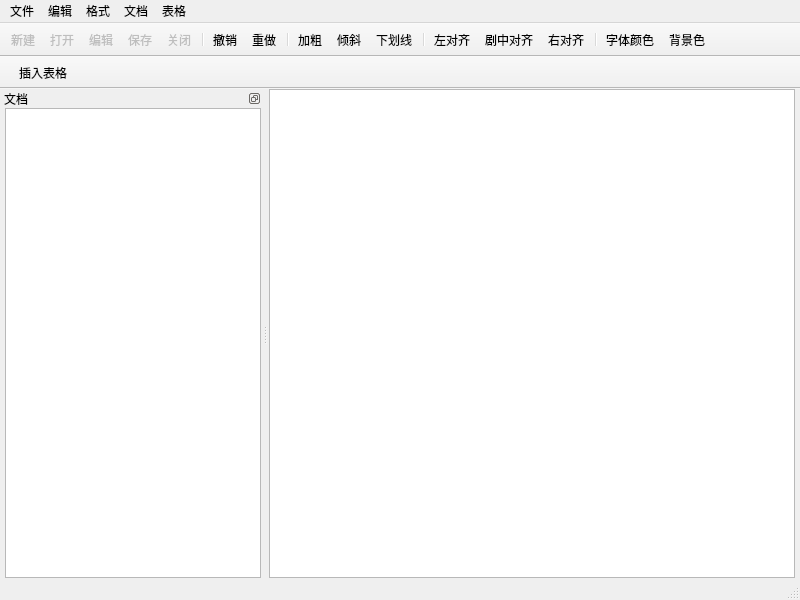
<?xml version="1.0" encoding="UTF-8"?>
<ui version="4.0">
 <class>MainWindow</class>
 <widget class="QMainWindow" name="MainWindow">
  <property name="geometry">
   <rect>
    <x>0</x>
    <y>0</y>
    <width>800</width>
    <height>600</height>
   </rect>
  </property>
  <property name="minimumSize">
   <size>
    <width>640</width>
    <height>480</height>
   </size>
  </property>
  <property name="contextMenuPolicy">
   <enum>Qt::NoContextMenu</enum>
  </property>
  <property name="windowTitle">
   <string>异类人文档管理器</string>
  </property>
  <property name="windowIcon">
   <iconset resource="images.qrc">
    <normaloff>:/images/icos/app.png</normaloff>:/images/icos/app.png</iconset>
  </property>
  <widget class="QWidget" name="centralWidget">
   <property name="sizePolicy">
    <sizepolicy hsizetype="Preferred" vsizetype="Preferred">
     <horstretch>0</horstretch>
     <verstretch>0</verstretch>
    </sizepolicy>
   </property>
   <layout class="QVBoxLayout" name="verticalLayout" stretch="0">
    <property name="spacing">
     <number>2</number>
    </property>
    <property name="leftMargin">
     <number>1</number>
    </property>
    <property name="topMargin">
     <number>0</number>
    </property>
    <property name="rightMargin">
     <number>5</number>
    </property>
    <property name="bottomMargin">
     <number>0</number>
    </property>
    <item>
     <widget class="YRichEditor" name="yRichEditor">
      <property name="minimumSize">
       <size>
        <width>500</width>
        <height>0</height>
       </size>
      </property>
      <property name="contextMenuPolicy">
       <enum>Qt::DefaultContextMenu</enum>
      </property>
      <property name="readOnly">
       <bool>true</bool>
      </property>
     </widget>
    </item>
   </layout>
  </widget>
  <widget class="QMenuBar" name="menuBar">
   <property name="geometry">
    <rect>
     <x>0</x>
     <y>0</y>
     <width>800</width>
     <height>23</height>
    </rect>
   </property>
   <widget class="QMenu" name="menu">
    <property name="title">
     <string>文件</string>
    </property>
    <addaction name="newDocAction"/>
    <addaction name="openDocAction"/>
    <addaction name="editDocAction"/>
    <addaction name="saveDocAction"/>
    <addaction name="closeDocAction"/>
    <addaction name="separator"/>
    <addaction name="exitAction"/>
   </widget>
   <widget class="QMenu" name="menu_2">
    <property name="title">
     <string>格式</string>
    </property>
    <addaction name="setBoldAction"/>
    <addaction name="setItalicAction"/>
    <addaction name="setUnderlineAction"/>
    <addaction name="separator"/>
    <addaction name="setTextLeftAction"/>
    <addaction name="setTextCenterAction"/>
    <addaction name="setTextRightAction"/>
   </widget>
   <widget class="QMenu" name="menu_3">
    <property name="title">
     <string>编辑</string>
    </property>
    <addaction name="undoAction"/>
    <addaction name="redoAction"/>
   </widget>
   <widget class="QMenu" name="menu_4">
    <property name="title">
     <string>文档</string>
    </property>
    <addaction name="fontColorAction"/>
    <addaction name="backgroundColorAction"/>
    <addaction name="separator"/>
    <addaction name="insertImageAction"/>
   </widget>
   <widget class="QMenu" name="menu_5">
    <property name="title">
     <string>表格</string>
    </property>
    <addaction name="insertTableAction"/>
   </widget>
   <addaction name="menu"/>
   <addaction name="menu_3"/>
   <addaction name="menu_2"/>
   <addaction name="menu_4"/>
   <addaction name="menu_5"/>
  </widget>
  <widget class="QToolBar" name="mainToolBar">
   <property name="enabled">
    <bool>true</bool>
   </property>
   <property name="contextMenuPolicy">
    <enum>Qt::NoContextMenu</enum>
   </property>
   <property name="movable">
    <bool>false</bool>
   </property>
   <property name="allowedAreas">
    <set>Qt::TopToolBarArea</set>
   </property>
   <property name="floatable">
    <bool>false</bool>
   </property>
   <attribute name="toolBarArea">
    <enum>TopToolBarArea</enum>
   </attribute>
   <attribute name="toolBarBreak">
    <bool>false</bool>
   </attribute>
   <addaction name="newDocAction"/>
   <addaction name="openDocAction"/>
   <addaction name="editDocAction"/>
   <addaction name="saveDocAction"/>
   <addaction name="closeDocAction"/>
   <addaction name="separator"/>
   <addaction name="undoAction"/>
   <addaction name="redoAction"/>
   <addaction name="separator"/>
   <addaction name="setBoldAction"/>
   <addaction name="setItalicAction"/>
   <addaction name="setUnderlineAction"/>
   <addaction name="separator"/>
   <addaction name="setTextLeftAction"/>
   <addaction name="setTextCenterAction"/>
   <addaction name="setTextRightAction"/>
   <addaction name="separator"/>
   <addaction name="fontColorAction"/>
   <addaction name="backgroundColorAction"/>
  </widget>
  <widget class="QStatusBar" name="statusBar">
   <property name="contextMenuPolicy">
    <enum>Qt::NoContextMenu</enum>
   </property>
  </widget>
  <widget class="QDockWidget" name="dockWidget">
   <property name="minimumSize">
    <size>
     <width>200</width>
     <height>147</height>
    </size>
   </property>
   <property name="sizeIncrement">
    <size>
     <width>0</width>
     <height>0</height>
    </size>
   </property>
   <property name="mouseTracking">
    <bool>true</bool>
   </property>
   <property name="focusPolicy">
    <enum>Qt::NoFocus</enum>
   </property>
   <property name="contextMenuPolicy">
    <enum>Qt::NoContextMenu</enum>
   </property>
   <property name="acceptDrops">
    <bool>false</bool>
   </property>
   <property name="autoFillBackground">
    <bool>false</bool>
   </property>
   <property name="features">
    <set>QDockWidget::DockWidgetFloatable</set>
   </property>
   <property name="allowedAreas">
    <set>Qt::LeftDockWidgetArea</set>
   </property>
   <property name="windowTitle">
    <string>文档</string>
   </property>
   <attribute name="dockWidgetArea">
    <number>1</number>
   </attribute>
   <widget class="QWidget" name="dockWidgetContents">
    <layout class="QGridLayout" name="gridLayout">
     <property name="leftMargin">
      <number>5</number>
     </property>
     <property name="topMargin">
      <number>0</number>
     </property>
     <property name="rightMargin">
      <number>1</number>
     </property>
     <property name="bottomMargin">
      <number>0</number>
     </property>
     <property name="spacing">
      <number>2</number>
     </property>
     <item row="0" column="0">
      <widget class="QTreeWidget" name="treeWidget">
       <property name="contextMenuPolicy">
        <enum>Qt::NoContextMenu</enum>
       </property>
       <attribute name="headerVisible">
        <bool>false</bool>
       </attribute>
       <column>
        <property name="text">
         <string notr="true">1</string>
        </property>
       </column>
      </widget>
     </item>
    </layout>
   </widget>
  </widget>
  <widget class="QToolBar" name="toolBar">
   <property name="minimumSize">
    <size>
     <width>0</width>
     <height>0</height>
    </size>
   </property>
   <property name="contextMenuPolicy">
    <enum>Qt::NoContextMenu</enum>
   </property>
   <property name="windowTitle">
    <string>toolBar</string>
   </property>
   <property name="movable">
    <bool>false</bool>
   </property>
   <attribute name="toolBarArea">
    <enum>TopToolBarArea</enum>
   </attribute>
   <attribute name="toolBarBreak">
    <bool>true</bool>
   </attribute>
  </widget>
  <widget class="QToolBar" name="toolBar_2">
   <property name="contextMenuPolicy">
    <enum>Qt::NoContextMenu</enum>
   </property>
   <property name="windowTitle">
    <string>toolBar_2</string>
   </property>
   <property name="movable">
    <bool>false</bool>
   </property>
   <attribute name="toolBarArea">
    <enum>TopToolBarArea</enum>
   </attribute>
   <attribute name="toolBarBreak">
    <bool>false</bool>
   </attribute>
   <addaction name="insertTableAction"/>
  </widget>
  <action name="newDocAction">
   <property name="enabled">
    <bool>false</bool>
   </property>
   <property name="icon">
    <iconset resource="images.qrc">
     <normaloff>:/images/menu/file/new.png</normaloff>:/images/menu/file/new.png</iconset>
   </property>
   <property name="text">
    <string>新建</string>
   </property>
   <property name="toolTip">
    <string>新建文档或目录</string>
   </property>
  </action>
  <action name="openDocAction">
   <property name="enabled">
    <bool>false</bool>
   </property>
   <property name="icon">
    <iconset resource="images.qrc">
     <normaloff>:/images/menu/file/open.png</normaloff>:/images/menu/file/open.png</iconset>
   </property>
   <property name="text">
    <string>打开</string>
   </property>
   <property name="toolTip">
    <string>打开文档</string>
   </property>
  </action>
  <action name="closeDocAction">
   <property name="checkable">
    <bool>false</bool>
   </property>
   <property name="enabled">
    <bool>false</bool>
   </property>
   <property name="icon">
    <iconset resource="images.qrc">
     <normaloff>:/images/menu/file/close.png</normaloff>:/images/menu/file/close.png</iconset>
   </property>
   <property name="text">
    <string>关闭</string>
   </property>
   <property name="toolTip">
    <string>关闭文档</string>
   </property>
  </action>
  <action name="exitAction">
   <property name="icon">
    <iconset resource="images.qrc">
     <normaloff>:/images/menu/file/exit.png</normaloff>:/images/menu/file/exit.png</iconset>
   </property>
   <property name="text">
    <string>退出</string>
   </property>
   <property name="toolTip">
    <string>退出应用程序</string>
   </property>
  </action>
  <action name="saveDocAction">
   <property name="checkable">
    <bool>false</bool>
   </property>
   <property name="enabled">
    <bool>false</bool>
   </property>
   <property name="icon">
    <iconset resource="images.qrc">
     <normaloff>:/images/menu/file/save.png</normaloff>:/images/menu/file/save.png</iconset>
   </property>
   <property name="text">
    <string>保存</string>
   </property>
   <property name="toolTip">
    <string>保存文档</string>
   </property>
  </action>
  <action name="editDocAction">
   <property name="enabled">
    <bool>false</bool>
   </property>
   <property name="icon">
    <iconset resource="images.qrc">
     <normaloff>:/images/menu/file/edit.png</normaloff>:/images/menu/file/edit.png</iconset>
   </property>
   <property name="text">
    <string>编辑</string>
   </property>
   <property name="toolTip">
    <string>编辑文档</string>
   </property>
  </action>
  <action name="setBoldAction">
   <property name="checkable">
    <bool>true</bool>
   </property>
   <property name="icon">
    <iconset resource="images.qrc">
     <normaloff>:/images/textEdit/textbold.png</normaloff>:/images/textEdit/textbold.png</iconset>
   </property>
   <property name="text">
    <string>加粗</string>
   </property>
  </action>
  <action name="setItalicAction">
   <property name="checkable">
    <bool>true</bool>
   </property>
   <property name="icon">
    <iconset resource="images.qrc">
     <normaloff>:/images/textEdit/textitalic.png</normaloff>:/images/textEdit/textitalic.png</iconset>
   </property>
   <property name="text">
    <string>倾斜</string>
   </property>
  </action>
  <action name="setUnderlineAction">
   <property name="checkable">
    <bool>true</bool>
   </property>
   <property name="icon">
    <iconset resource="images.qrc">
     <normaloff>:/images/textEdit/textunder.png</normaloff>:/images/textEdit/textunder.png</iconset>
   </property>
   <property name="text">
    <string>下划线</string>
   </property>
  </action>
  <action name="undoAction">
   <property name="icon">
    <iconset resource="images.qrc">
     <normaloff>:/images/textEdit/editundo.png</normaloff>:/images/textEdit/editundo.png</iconset>
   </property>
   <property name="text">
    <string>撤销</string>
   </property>
  </action>
  <action name="redoAction">
   <property name="icon">
    <iconset resource="images.qrc">
     <normaloff>:/images/textEdit/editredo.png</normaloff>:/images/textEdit/editredo.png</iconset>
   </property>
   <property name="text">
    <string>重做</string>
   </property>
  </action>
  <action name="setTextLeftAction">
   <property name="checkable">
    <bool>true</bool>
   </property>
   <property name="icon">
    <iconset resource="images.qrc">
     <normaloff>:/images/textEdit/textleft.png</normaloff>:/images/textEdit/textleft.png</iconset>
   </property>
   <property name="text">
    <string>左对齐</string>
   </property>
  </action>
  <action name="setTextCenterAction">
   <property name="checkable">
    <bool>true</bool>
   </property>
   <property name="icon">
    <iconset resource="images.qrc">
     <normaloff>:/images/textEdit/textcenter.png</normaloff>:/images/textEdit/textcenter.png</iconset>
   </property>
   <property name="text">
    <string>剧中对齐</string>
   </property>
  </action>
  <action name="setTextRightAction">
   <property name="checkable">
    <bool>true</bool>
   </property>
   <property name="icon">
    <iconset resource="images.qrc">
     <normaloff>:/images/textEdit/textright.png</normaloff>:/images/textEdit/textright.png</iconset>
   </property>
   <property name="text">
    <string>右对齐</string>
   </property>
  </action>
  <action name="fontColorAction">
   <property name="icon">
    <iconset resource="images.qrc">
     <normaloff>:/images/textEdit/FontsColor.png</normaloff>:/images/textEdit/FontsColor.png</iconset>
   </property>
   <property name="text">
    <string>字体颜色</string>
   </property>
  </action>
  <action name="backgroundColorAction">
   <property name="icon">
    <iconset resource="images.qrc">
     <normaloff>:/images/textEdit/backgroundColor.png</normaloff>:/images/textEdit/backgroundColor.png</iconset>
   </property>
   <property name="text">
    <string>背景色</string>
   </property>
  </action>
  <action name="insertTableAction">
   <property name="icon">
    <iconset resource="images.qrc">
     <normaloff>:/images/textEdit/table/table.png</normaloff>:/images/textEdit/table/table.png</iconset>
   </property>
   <property name="text">
    <string>插入表格</string>
   </property>
  </action>
  <action name="insertImageAction">
   <property name="icon">
    <iconset resource="images.qrc">
     <normaloff>:/images/textEdit/insertImage.png</normaloff>:/images/textEdit/insertImage.png</iconset>
   </property>
   <property name="text">
    <string>插入图片</string>
   </property>
  </action>
 </widget>
 <layoutdefault spacing="6" margin="11"/>
 <customwidgets>
  <customwidget>
   <class>YRichEditor</class>
   <extends>QTextEdit</extends>
   <header>yricheditor.h</header>
  </customwidget>
 </customwidgets>
 <resources>
  <include location="images.qrc"/>
 </resources>
 <connections/>
</ui>
